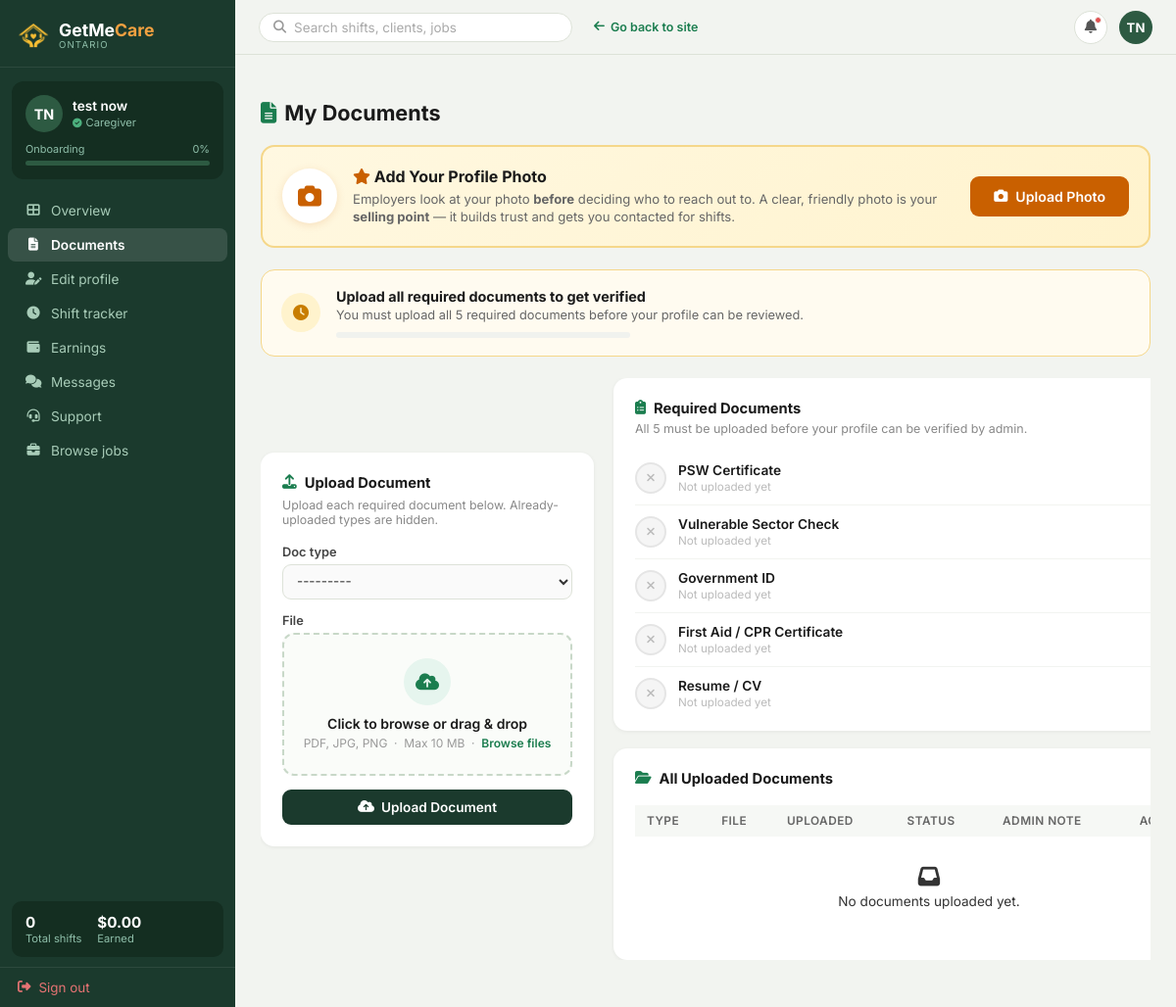
/caregiver-acc/documents/ (signed in), run on the app's committed database.
### Account/models.py (models this page shows, shortened)
class CustomUser(AbstractUser):
    EMPLOYER = 'employer'
    CAREGIVER = 'caregiver'
    ROLE_CHOICES = [
        (EMPLOYER, 'Employer / Family'),
        (CAREGIVER, 'Caregiver / PSW'),
    ]
    role = models.CharField(
        max_length=20,
        choices=ROLE_CHOICES,
        default=EMPLOYER,
    )
    phone = models.CharField(max_length=20, blank=True)
    @property
    def is_admin(self):
        return self.is_superuser or self.is_staff
    @property
    def is_employer(self):
        return self.role == self.EMPLOYER and not self.is_admin
    @property
    def is_caregiver(self):
        return self.role == self.CAREGIVER and not self.is_admin

### CareGiverAcc/views.py (the view)
    @login_required(login_url='Account:login')
    def wrapper(request, *args, **kwargs):
        if not request.user.is_caregiver:
            messages.error(request, 'Access denied. Caregiver account required.')
            return redirect('Account:login')
        return view_func(request, *args, **kwargs)

### templates/CareGiverAcc/documents.html (shortened to what this page needs)
{% extends "CareGiverAcc/base_caregiver.html" %}  {% block content %}
<div class="page-title">
  <i class="fas fa-file-alt" style="color: #1b7d4f; margin-right: 8px"></i>My
  Documents
</div>
{% if not has_profile_photo %}
<div class="photo-upload-banner">
  <div class="photo-upload-content">
    <div class="photo-upload-icon">
      <i class="fas fa-camera"></i>
    </div>
    <div class="photo-upload-text">
      <h3><i class="fas fa-star" style="color: #c96000;"></i> Add Your Profile Photo</h3>
      <p>Employers look at your photo <strong>before</strong> deciding who to reach out to. A clear, friendly photo is your <strong>selling point</strong> — it builds trust and gets you contacted for shifts.</p>
    </div>
    <div class="photo-upload-action">
      <form method="post" enctype="multipart/form-data" id="photo-upload-form">
        <button type="button" class="btn-upload-photo" onclick="document.getElementById('profile-image-input').click()">
          <i class="fas fa-camera"></i> Upload Photo
        </button>
      </form>
    </div>
  </div>
</div>
{% endif %}
{% if all_approved %}
<div class="verify-banner approved">
  <div class="verify-banner-icon"><i class="fas fa-shield-check"></i></div>
  <div class="verify-banner-body">
    <div class="verify-banner-title">
      All documents approved — under admin review
    </div>
    <div class="verify-banner-sub">
      Your documents have been approved. Admin will activate your account
      shortly.
    </div>
  </div>
</div>
{% else %}
<div class="verify-banner incomplete">
  <div class="verify-banner-icon"><i class="fas fa-clock"></i></div>
  <div class="verify-banner-body">
    <div class="verify-banner-title">
      Upload all required documents to get verified
    </div>
    <div class="verify-banner-sub">
      You must upload all 5 required documents before your profile can be
      reviewed.
    </div>
    <div class="progress-bar-wrap" style="margin-top: 10px; max-width: 300px">
    </div>
  </div>
</div>
{% endif %}
<div class="doc-grid">
  <div class="upload-card">
    <h3>
      <i class="fas fa-upload" style="color: #1b7d4f"></i> Upload Document
    </h3>
    <div class="upload-sub">
      Upload each required document below. Already-uploaded types are hidden.
    </div>
    {% if has_remaining_types %}
    <form method="post" enctype="multipart/form-data" id="doc-upload-form">
      {% csrf_token %} {% for field in form %}
      <div class="form-group">
        <label for="{{ field.id_for_label }}">{{ field.label }}</label>
        {% if field.html_name == 'file' %}  {{ field }}
        <div
          class="upload-zone"
          id="upload-zone"
          onclick="document.getElementById('{{ field.id_for_label }}').click()"
        >
          <div class="upload-zone-icon">
            <i class="fas fa-cloud-arrow-up"></i>
          </div>
          <div class="upload-zone-title">Click to browse or drag & drop</div>
          <div class="upload-zone-sub">
            PDF, JPG, PNG &nbsp;·&nbsp; Max 10 MB &nbsp;·&nbsp;
            <span>Browse files</span>
          </div>
        </div>
        {% else %} {{ field }} {% endif %}
      </div>
      {% endfor %}
      <button type="submit" class="btn-upload" id="upload-btn">
        <i class="fas fa-cloud-arrow-up"></i> Upload Document
      </button>
    </form>
    {% endif %}
  </div>
  <div>
    <div class="req-card">
      <h3>
        <i class="fas fa-clipboard-list" style="color: #1b7d4f"></i> Required
        Documents
      </h3>
      <div class="req-sub">
        All 5 must be uploaded before your profile can be verified by admin.
      </div>
      {% for item in required_checklist %}
      <div class="req-item">
        <div
          class="req-icon {% if item.uploaded and item.status == 'approved' %}done{% elif item.uploaded %}pending{% else %}missing{% endif %}"
        >
          {% if item.uploaded and item.status == 'approved' %}
          <i class="fas fa-check"></i>
          {% elif item.uploaded %}
          <i class="fas fa-hourglass-half"></i>
          {% else %}
          <i class="fas fa-times"></i>
          {% endif %}
        </div>
        <div class="req-item-body">
          <div class="req-item-name">{{ item.label }}</div>
          <div class="req-item-status {% if item.uploaded and item.status == 'approved' %}st-done {% elif item.uploaded %}st-pending {% else %}st-missing{% endif %}">
            {% if item.uploaded and item.status == 'approved' %}Approved
            {% elif item.uploaded and item.status == 'rejected' %}Rejected — please re-upload
            {% elif item.uploaded %}Uploaded · Pending review
            {% else %}Not uploaded yet{% endif %}
          </div>
        </div>
      </div>
      {% endfor %}
    </div>
    <div class="docs-card">
      <h3>
        <i class="fas fa-folder-open" style="color: #1b7d4f"></i> All Uploaded
        Documents
      </h3>
      <div class="doc-table-wrapper">
        <table class="doc-table">
        <thead>
          <tr>
            <th>Type</th>
            <th>File</th>
            <th>Uploaded</th>
            <th>Status</th>
            <th>Admin Note</th>
            <th>Action</th>
          </tr>
        </thead>
        <tbody>
          {% for doc in user_docs %}
          <tr>
            <td>{{ doc.get_doc_type_display }}</td>
            <td>
              <a href="{% url 'CareGiverAcc:serve_document' doc.pk %}" class="btn-view" target="_blank"><i class="fas fa-eye"></i> View</a>
            </td>
            <td>{{ doc.uploaded_at|date:"M d, Y" }}</td>
            <td>
              <span
                class="badge {% if doc.status == 'approved' %}badge-green{% elif doc.status == 'rejected' %}badge-red{% else %}badge-orange{% endif %}">
                {{ doc.get_status_display }}
              </span>
            </td>
            <td style="color: #888; font-size: 0.8rem">{{ doc.note|default:"—" }}</td>
            <td>
              {% if doc.status == 'rejected' %}
              <form method="post" action="{% url 'CareGiverAcc:reupload_document' doc.pk %}" enctype="multipart/form-data" style="display:inline">
              {% csrf_token %}
              <input type="file" name="file" id="reup-tbl-{{ doc.pk }}" accept=".pdf,.jpg,.jpeg,.png" style="display:none" onchange="this.form.submit()">
              <label for="reup-tbl-{{ doc.pk }}" style="display:inline-flex;align-items:center;gap:5px;background:#fdecea;color:#c62828;border:1px solid #ffcdd2;border-radius:7px;padding:4px 10px;font-size:.76rem;font-weight:600;cursor:pointer"><i class="fas fa-redo"></i> Re-upload</label>
              </form>
              {% else %}—{% endif %}
            </td>
          </tr>
          {% empty %}
          <tr>
            <td colspan="6" class="empty-row">
              <i
                class="fas fa-inbox"
                style="font-size: 1.4rem; display: block; margin-bottom: 6px"
              ></i>
              No documents uploaded yet.
            </td>
          </tr>
          {% endfor %}
        </tbody>
      </table>
      </div>
    </div>
  </div>
</div>
{% endblock %}

### templates/CareGiverAcc/base_caregiver.html (shortened to what this page needs)
﻿{% load static %}
<!doctype html>
<html lang="en">
<head>
  <link rel="stylesheet" href="https://cdnjs.cloudflare.com/ajax/libs/font-awesome/6.4.0/css/all.min.css"/>
</head>
<body>
<aside class="cg-sidebar" id="cg-sidebar">
    <div class="cg-sidebar-logo">
      <a href="{% url 'home' %}" class="cg-logo-link">
        <img src="{% static 'Caregiver/images/sitelog.png' %}" alt="GetMeCare" style="width:32px;height:32px;object-fit:contain;filter:brightness(0) saturate(100%) invert(72%) sepia(60%) saturate(600%) hue-rotate(345deg) brightness(105%) contrast(95%)">
        <div>
          <div class="cg-logo-name">GetMe<span style="color:#F0A040">Care</span></div>
          <div class="cg-logo-sub">Ontario</div>
        </div>
      </a>
    </div>
  <div class="cg-profile">
    <div class="cg-profile-row">
      <div class="cg-av">{% if request.user.caregiver_profile.profile_image %}<img src="{{ request.user.caregiver_profile.profile_image.url }}" alt="{{ request.user.get_full_name }}" style="width:38px;height:38px;border-radius:50%;object-fit:cover;display:block">{% elif request.user.first_name %}{{ request.user.first_name|first|upper }}{{ request.user.last_name|first|upper }}{% else %}{{ request.user.username|slice:":2"|upper }}{% endif %}</div>
      <div>
        <div class="cg-profile-name">{{ request.user.get_full_name|default:request.user.username }}</div>
        <div class="cg-profile-role">
          <i class="fas fa-check-circle" style="color:#4caf7d;font-size:.6rem;"></i>
          {% if profile.skills %}{{ profile.skills_list.0 }}{% else %}Caregiver{% endif %}
        </div>
      </div>
    </div>
    <div class="cg-ob-row"><span>Onboarding</span><span>{{ onboarding_pct|default:0 }}%</span></div>
    <div class="cg-bar"><div class="cg-bar-fill" style="width:{{ onboarding_pct|default:0 }}%"></div></div>
  </div>
  <nav class="cg-nav">
    <a href="{% url 'CareGiverAcc:dashboard' %}"  {% if request.resolver_match.url_name == 'dashboard'  %}class="active"{% endif %}><i class="fas fa-th-large"></i> Overview</a>
    <a href="{% url 'CareGiverAcc:documents' %}"  {% if request.resolver_match.url_name == 'documents'  %}class="active"{% endif %}><i class="fas fa-file-alt"></i> Documents</a>
    <a href="{% url 'Account:edit_profile' %}"><i class="fas fa-user-edit"></i> Edit profile</a>
    <a href="{% url 'CareGiverAcc:my_schedule' %}" ><i class="fas fa-clock"></i> Shift tracker</a>
    <a href="{% url 'CareGiverAcc:earnings' %}"   {% if request.resolver_match.url_name == 'earnings'   %}class="active"{% endif %}><i class="fas fa-wallet"></i> Earnings</a>
    <a href="{% url 'chat_list' %}" ><i class="fas fa-comments"></i> Messages</a>
    <a href="{% url 'support_chat' %}" ><i class="fas fa-headset"></i> Support</a>
    <a href="{% url 'browse_jobs' %}" {% if request.resolver_match.url_name == 'browse_jobs' %}class="active"{% endif %}><i class="fas fa-briefcase"></i> Browse jobs</a>
  </nav>
  <div class="cg-sb-stats">
    <div class="s-item"><div class="s-val">{{ completed_count|default:0 }}</div>Total shifts</div>
    <div class="s-item"><div class="s-val">${{ total_earned|default:"0.00" }}</div>Earned</div>
  </div>
  <div class="cg-signout">
    <a href="{% url 'Account:logout' %}"><i class="fas fa-sign-out-alt"></i> Sign out</a>
  </div>
</aside>
<div class="cg-topbar">
  <form method="get" action="" class="cg-search-bar-wrap" style="flex:1;max-width:320px;">
    <div class="cg-search">
      <i class="fas fa-search"></i>
      <input type="text" name="q" placeholder="Search shifts, clients, jobs" value="{{ request.GET.q|default:'' }}">
    </div>
  </form>
  <a href="{% url 'home' %}" class="cg-back-link">
    <i class="fas fa-arrow-left"></i> Go back to site
  </a>
  <div class="cg-bell"><i class="fas fa-bell"></i><span class="cg-bell-dot"></span></div>
  <div class="cg-topbar-av">{% if request.user.caregiver_profile.profile_image %}<img src="{{ request.user.caregiver_profile.profile_image.url }}" alt="{{ request.user.get_full_name }}" style="width:34px;height:34px;border-radius:50%;object-fit:cover;display:block">{% elif request.user.first_name %}{{ request.user.first_name|first|upper }}{{ request.user.last_name|first|upper }}{% else %}{{ request.user.username|slice:":2"|upper }}{% endif %}</div>
</div>
<main class="cg-main">
  <div class="cg-content">
    {% block content %}{% endblock %}
  </div>
</main>
  </body>
</html>

### data on the page
CustomUser: user.first_name|first "T", user.last_name|first "N", user.get_full_name "test now"

### other printed values
{{ onboarding_pct|default:0 }} "0"
{{ completed_count|default:0 }} "0"
{{ total_earned|default:"0.00" }} "0.00"
{{ field.label }} "Doc type" "File"
{{ item.label }} "PSW Certificate" "Vulnerable Sector Check" "Government ID" "First Aid / CPR Certificate" "Resume / CV"
